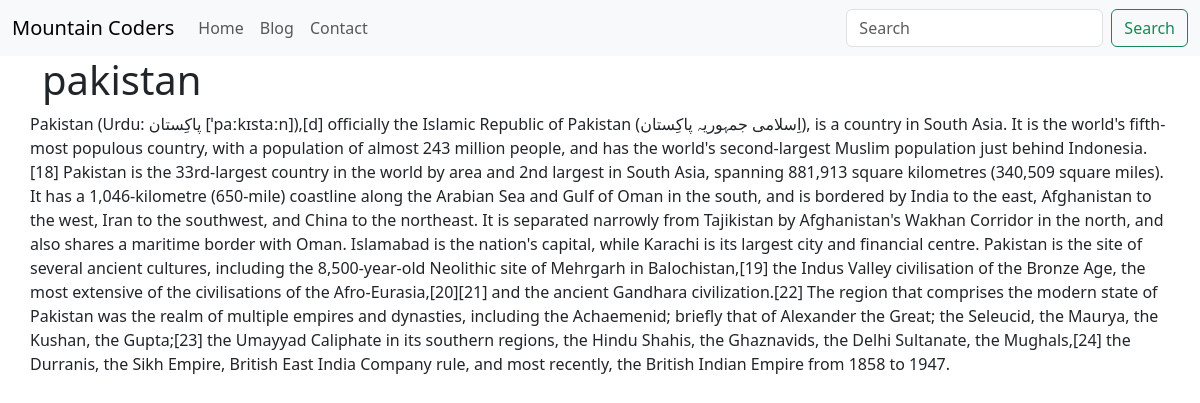
The app's page /blogpost/country with its own data.
### blog/models.py (models this page shows, shortened)
class Blog(models.Model):
    sno=models.AutoField(primary_key=True)
    title=models.CharField(max_length=200)
    content=models.TextField()
    slug=models.CharField(max_length=100)
    time=models.DateTimeField(auto_now_add=True)

### blog/views.py (the view)
# urls.py: path('blogpost/<str:slug>', views.blogpost, name='blogpost'),
def blogpost(request,slug):
    blog=Blog.objects.filter(slug=slug).first()
    context={'blog':blog}
    return render(request,'blogpost.html',context)

### templates/blogpost.html
{% extends 'base.html' %}
{% block blogactive %}active{% endblock blogactive %}
{% block body %}
<div class="container">
<h1>{{blog.title}}</h1>
<div class="row">
    {{blog.content}}
</div>
</div>
{% endblock body %}

### records on screen
Blog: title "pakistan", content "Pakistan (Urdu: پاکِستان [ˈpaːkɪstaːn]),[d] officially the Islamic Republic of Pakistan (اِسلامی جمہوریہ پاکِستان), is a country in South Asia. It is the world's fifth-most populous country, with a population of almost 243 million people, and has the world's second-largest Muslim population just behind Indonesia.[18] Pakistan is the 33rd-largest country in the world by area and 2nd largest in South Asia, spanning 881,913 square kilometres (340,509 square miles). It has a 1,046-kilometre (650-mile) coastline along the Arabian Sea and Gulf of Oman in the south, and is bordered by India to the east, Afghanistan to the west, Iran to the southwest, and China to the northeast. It is separated…"
